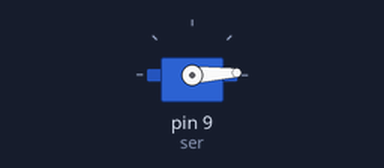
The sketch below on a simulated Arduino Uno, built with avr-gcc and run on an emulated ATmega328P. On the bench: servo.

Above: at 0.05 s.
At 0.9 s:
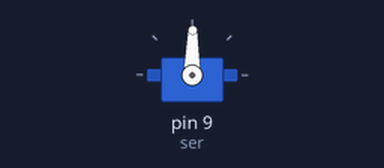
At 1.75 s:
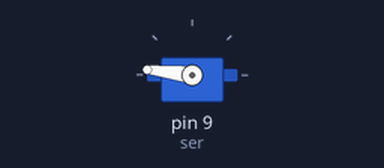
At 3.45 s:
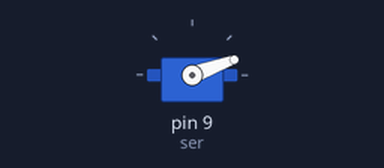
Timing chart, 0 to 8.4 s (numbered marks = the images above):
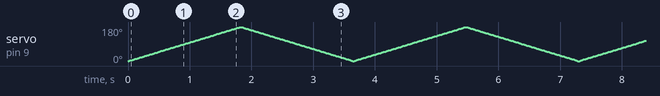

The sketch:

Q1.ino
```cpp
#include <Servo.h>

int angle = 0; // servo angle
Servo ser;
void setup() {
  ser.attach(9);
}
void loop() {
  for (angle = 0; angle <= 180; angle += 1) {
    ser.write(angle);
    delay(10);
  }
  for (angle = 180; angle>= 0; angle-= 1) {
    ser.write(angle);
    delay(10);
  }
}
```
